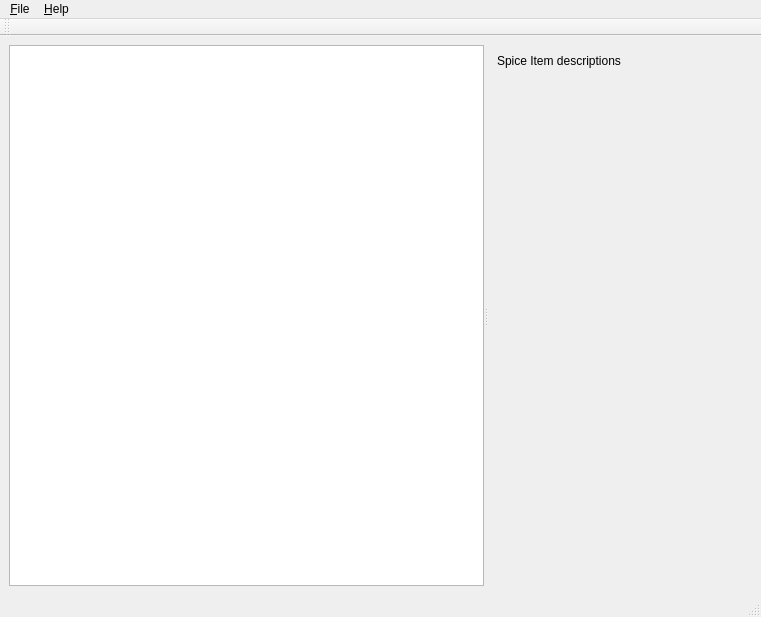
<?xml version="1.0" encoding="UTF-8"?>
<ui version="4.0">
 <class>MainWindow</class>
 <widget class="QMainWindow" name="MainWindow">
  <property name="geometry">
   <rect>
    <x>0</x>
    <y>0</y>
    <width>761</width>
    <height>617</height>
   </rect>
  </property>
  <property name="windowTitle">
   <string>SpiceCM</string>
  </property>
  <widget class="QWidget" name="centralwidget">
   <layout class="QGridLayout" name="gridLayout_2">
    <item row="0" column="0">
     <widget class="QSplitter" name="splitter">
      <property name="orientation">
       <enum>Qt::Horizontal</enum>
      </property>
      <widget class="QTreeWidget" name="spice_items_list">
       <property name="sizePolicy">
        <sizepolicy hsizetype="Ignored" vsizetype="Ignored">
         <horstretch>0</horstretch>
         <verstretch>0</verstretch>
        </sizepolicy>
       </property>
       <property name="frameShape">
        <enum>QFrame::StyledPanel</enum>
       </property>
       <property name="frameShadow">
        <enum>QFrame::Sunken</enum>
       </property>
       <property name="lineWidth">
        <number>1</number>
       </property>
       <property name="alternatingRowColors">
        <bool>true</bool>
       </property>
       <property name="indentation">
        <number>0</number>
       </property>
       <property name="uniformRowHeights">
        <bool>true</bool>
       </property>
       <property name="sortingEnabled">
        <bool>false</bool>
       </property>
       <property name="animated">
        <bool>true</bool>
       </property>
       <property name="wordWrap">
        <bool>true</bool>
       </property>
       <attribute name="headerVisible">
        <bool>false</bool>
       </attribute>
       <column>
        <property name="text">
         <string>data</string>
        </property>
       </column>
       <column>
        <property name="text">
         <string>name</string>
        </property>
       </column>
      </widget>
      <widget class="QScrollArea" name="scrollArea">
       <property name="frameShape">
        <enum>QFrame::NoFrame</enum>
       </property>
       <property name="widgetResizable">
        <bool>true</bool>
       </property>
       <widget class="QWidget" name="scrollAreaWidgetContents">
        <property name="geometry">
         <rect>
          <x>0</x>
          <y>0</y>
          <width>170</width>
          <height>538</height>
         </rect>
        </property>
        <layout class="QGridLayout" name="gridLayout">
         <item row="0" column="0">
          <widget class="QLabel" name="spice_item_description">
           <property name="text">
            <string>Spice Item descriptions</string>
           </property>
           <property name="wordWrap">
            <bool>true</bool>
           </property>
           <property name="openExternalLinks">
            <bool>true</bool>
           </property>
          </widget>
         </item>
         <item row="1" column="0">
          <spacer name="verticalSpacer">
           <property name="orientation">
            <enum>Qt::Vertical</enum>
           </property>
           <property name="sizeHint" stdset="0">
            <size>
             <width>20</width>
             <height>40</height>
            </size>
           </property>
          </spacer>
         </item>
        </layout>
       </widget>
      </widget>
     </widget>
    </item>
   </layout>
  </widget>
  <widget class="QMenuBar" name="menubar">
   <property name="geometry">
    <rect>
     <x>0</x>
     <y>0</y>
     <width>761</width>
     <height>26</height>
    </rect>
   </property>
   <widget class="QMenu" name="menu_File">
    <property name="title">
     <string>&amp;File</string>
    </property>
    <addaction name="action_Options"/>
    <addaction name="separator"/>
    <addaction name="action_Exit"/>
   </widget>
   <widget class="QMenu" name="menu_Help">
    <property name="title">
     <string>&amp;Help</string>
    </property>
    <addaction name="action_About_SpiceCM"/>
   </widget>
   <addaction name="menu_File"/>
   <addaction name="menu_Help"/>
  </widget>
  <widget class="QStatusBar" name="statusbar"/>
  <widget class="QToolBar" name="toolBar">
   <property name="windowTitle">
    <string>toolBar</string>
   </property>
   <attribute name="toolBarArea">
    <enum>TopToolBarArea</enum>
   </attribute>
   <attribute name="toolBarBreak">
    <bool>false</bool>
   </attribute>
  </widget>
  <action name="action_Options">
   <property name="text">
    <string>&amp;Options</string>
   </property>
  </action>
  <action name="action_Exit">
   <property name="text">
    <string>&amp;Exit</string>
   </property>
  </action>
  <action name="action_About_SpiceCM">
   <property name="text">
    <string>&amp;About SpiceCM...</string>
   </property>
  </action>
 </widget>
 <resources/>
 <connections/>
</ui>
